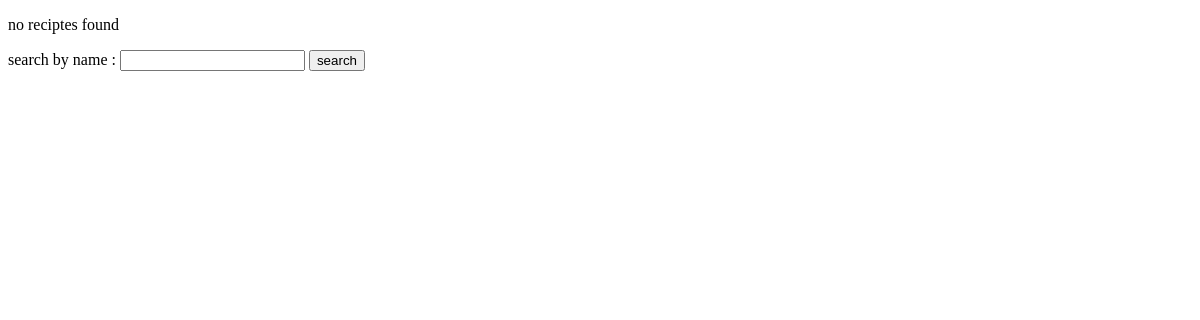
The page /crud/ (signed in) on the database as committed earlier.
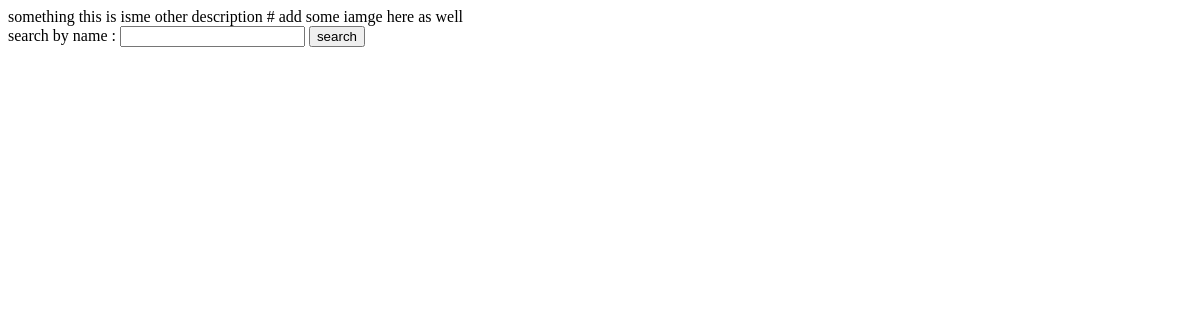
The same page on the database as committed later.
### crud/models.py (models this page shows, shortened)
class Recipe(models.Model):
    user = models.ForeignKey(User , on_delete=models.CASCADE , null=True , blank=True)
    recipe_name = models.CharField(max_length=100)
    recipe_description = models.TextField()
    recipe_image = models.ImageField(upload_to='recipes')
    recipe_view_count = models.PositiveIntegerField(default=1)

### crud/views.py (the view)
# urls.py: path('' , views.main_page , name='main_page')
def main_page(request):
    all_reciptes = Recipe.objects.filter(user=request.user)
    if request.method == 'POST':
        if request.POST.get('search'):
            search_item = request.POST.get('search')
            print(f"the search item is : {search_item}")
            all_reciptes = Recipe.objects.filter(recipe_name__icontains=search_item)
    context = {
        'all_reciptes' : all_reciptes
    }
    return render(request , 'main_page_reciptes.html' , context)

### crud/templates/main_page_reciptes.html (shortened to what this page needs)
<!DOCTYPE html>
<html lang="en">
<head>
</head>
<body>
    <div class="reciptes">
        {% if all_reciptes %}
        {% for recipe in all_reciptes %}
            {{recipe.recipe_name}}
            {{recipe.recipe_description}}
            # add some iamge here as well <br>
        {% endfor %}
        {% else %}
            <p>no reciptes found</p>
        {% endif %}
    </div>
    <form action="" method="post">
        <label for="search">search by name : </label>
        <input type="text" name="search" id="search">
        <button type="submit">search</button>
    </form>
</body>
</html>

Rows that differ between the two databases and show on the page:
added Recipe: recipe_name "something", recipe_description "this is isme other description"
Other text that changed with them:
text no longer shown: "no reciptes found"
